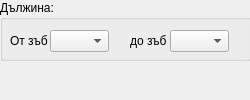
<?xml version="1.0" encoding="UTF-8"?>
<ui version="4.0">
 <class>RangeWidget</class>
 <widget class="QWidget" name="RangeWidget">
  <property name="geometry">
   <rect>
    <x>0</x>
    <y>0</y>
    <width>250</width>
    <height>100</height>
   </rect>
  </property>
  <property name="windowTitle">
   <string>RangeWidget</string>
  </property>
  <widget class="QGroupBox" name="rangeBox">
   <property name="geometry">
    <rect>
     <x>0</x>
     <y>0</y>
     <width>251</width>
     <height>61</height>
    </rect>
   </property>
   <property name="title">
    <string>Дължина:</string>
   </property>
   <widget class="QLabel" name="label_3">
    <property name="geometry">
     <rect>
      <x>130</x>
      <y>30</y>
      <width>51</width>
      <height>21</height>
     </rect>
    </property>
    <property name="text">
     <string>до зъб</string>
    </property>
   </widget>
   <widget class="QComboBox" name="endCombo">
    <property name="geometry">
     <rect>
      <x>170</x>
      <y>30</y>
      <width>59</width>
      <height>22</height>
     </rect>
    </property>
    <property name="editable">
     <bool>false</bool>
    </property>
   </widget>
   <widget class="QComboBox" name="beginCombo">
    <property name="geometry">
     <rect>
      <x>50</x>
      <y>30</y>
      <width>59</width>
      <height>22</height>
     </rect>
    </property>
   </widget>
   <widget class="QLabel" name="label">
    <property name="geometry">
     <rect>
      <x>10</x>
      <y>30</y>
      <width>51</width>
      <height>21</height>
     </rect>
    </property>
    <property name="text">
     <string>От зъб</string>
    </property>
   </widget>
  </widget>
  <widget class="QLabel" name="errorLabel">
   <property name="enabled">
    <bool>true</bool>
   </property>
   <property name="geometry">
    <rect>
     <x>0</x>
     <y>60</y>
     <width>241</width>
     <height>31</height>
    </rect>
   </property>
   <property name="text">
    <string/>
   </property>
   <property name="alignment">
    <set>Qt::AlignCenter</set>
   </property>
   <property name="wordWrap">
    <bool>true</bool>
   </property>
  </widget>
 </widget>
 <layoutdefault spacing="6" margin="11"/>
 <resources/>
 <connections/>
</ui>
